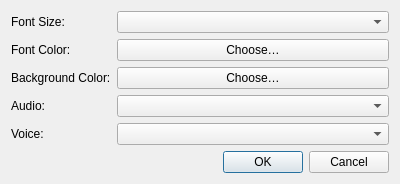
<?xml version="1.0" encoding="UTF-8"?>
<ui version="4.0">
 <class>SettingsDialog</class>
 <widget class="QDialog" name="SettingsDialog">
  <property name="geometry">
   <rect><x>0</x><y>0</y><width>400</width><height>130</height></rect>
  </property>
  <layout class="QFormLayout" name="formLayout">
   <item row="0" column="0"><widget class="QLabel" name="labelFontSize"><property name="text"><string>Font Size:</string></property></widget></item>
   <item row="0" column="1"><widget class="QComboBox" name="fontSizeCombo"/></item>
   <item row="1" column="0"><widget class="QLabel" name="labelBtnColor"><property name="text"><string>Font Color:</string></property></widget></item>
   <item row="1" column="1"><widget class="QPushButton" name="btnColorPicker"><property name="text"><string>Choose…</string></property></widget></item>
   <item row="2" column="0"><widget class="QLabel" name="labelTreeColor"><property name="text"><string>Background Color:</string></property></widget></item>
   <item row="2" column="1"><widget class="QPushButton" name="treeColorPicker"><property name="text"><string>Choose…</string></property></widget></item>
   <item row="3" column="0"><widget class="QLabel" name="labelAudio"><property name="text"><string>Audio:</string></property></widget></item>
   <item row="3" column="1"><widget class="QComboBox" name="audioCombo"/></item>
   <item row="4" column="0"><widget class="QLabel" name="labelVoice"><property name="text"><string>Voice:</string></property></widget></item>
   <item row="4" column="1"><widget class="QComboBox" name="voiceCombo"/></item>
   <item row="5" column="1">
    <widget class="QDialogButtonBox" name="buttonBox">
     <property name="standardButtons"><set>QDialogButtonBox::Ok|QDialogButtonBox::Cancel</set></property>
    </widget>
   </item>
  </layout>
 </widget>
 <resources/>
 <connections>
  <connection>
   <sender>buttonBox</sender><signal>accepted()</signal><receiver>SettingsDialog</receiver><slot>accept()</slot>
  </connection>
  <connection>
   <sender>buttonBox</sender><signal>rejected()</signal><receiver>SettingsDialog</receiver><slot>reject()</slot>
  </connection>
 </connections>
</ui>
